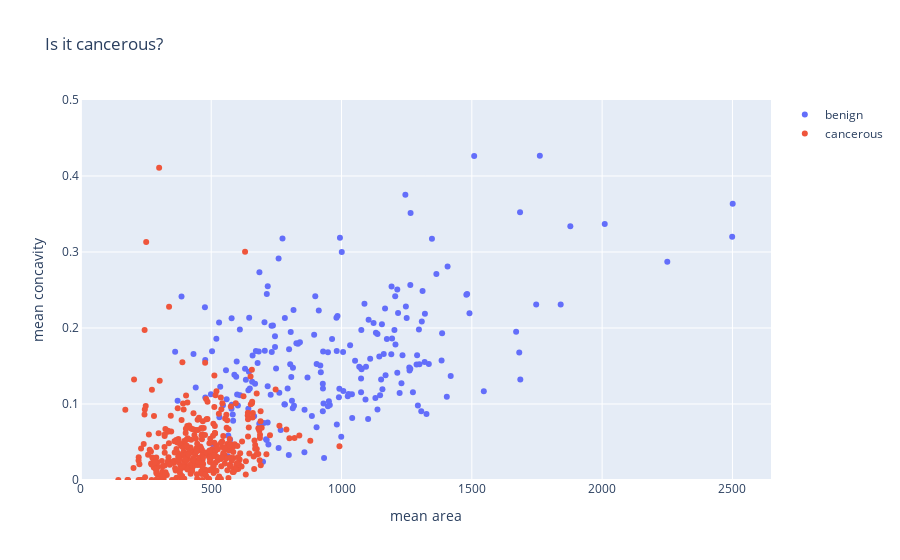

The notebook cell this image was saved under:
### Code cell
cancerous_trace = trace_values(x_values=mean_area_c, y_values=mean_concavity_c, name = 'cancerous')
non_cancerous_trace = trace_values(x_values=mean_area_nc, y_values=mean_concavity_nc, name = 'benign')
layout = {'xaxis': {'title': 'mean area'}, 'yaxis': {'title': 'mean concavity', 'range': [0, .5]}, 'title': 'Is it cancerous?'}

plot([non_cancerous_trace, cancerous_trace], layout = layout)

### Figure 1 — Plotly figure (JSON) as saved in the notebook; plotly's stock layout.template omitted (floating-point values rounded to 4 significant figures; data arrays with more than 128 entries replaced by an {"elided": "..."} marker saying what was removed)
{"data": [{"mode": "markers", "name": "benign", "text": [], "type": "scatter", "x": {"elided": "212 float values"}, "y": {"elided": "212 float values"}}, {"mode": "markers", "name": "cancerous", "text": [], "type": "scatter", "x": {"elided": "357 float values"}, "y": {"elided": "357 float values"}}], "layout": {"autosize": true, "title": {"text": "Is it cancerous?"}, "xaxis": {"autorange": true, "range": [-12.64, 2657.0], "title": {"text": "mean area"}, "type": "linear"}, "yaxis": {"range": [0, 0.5], "title": {"text": "mean concavity"}, "type": "linear"}}}
